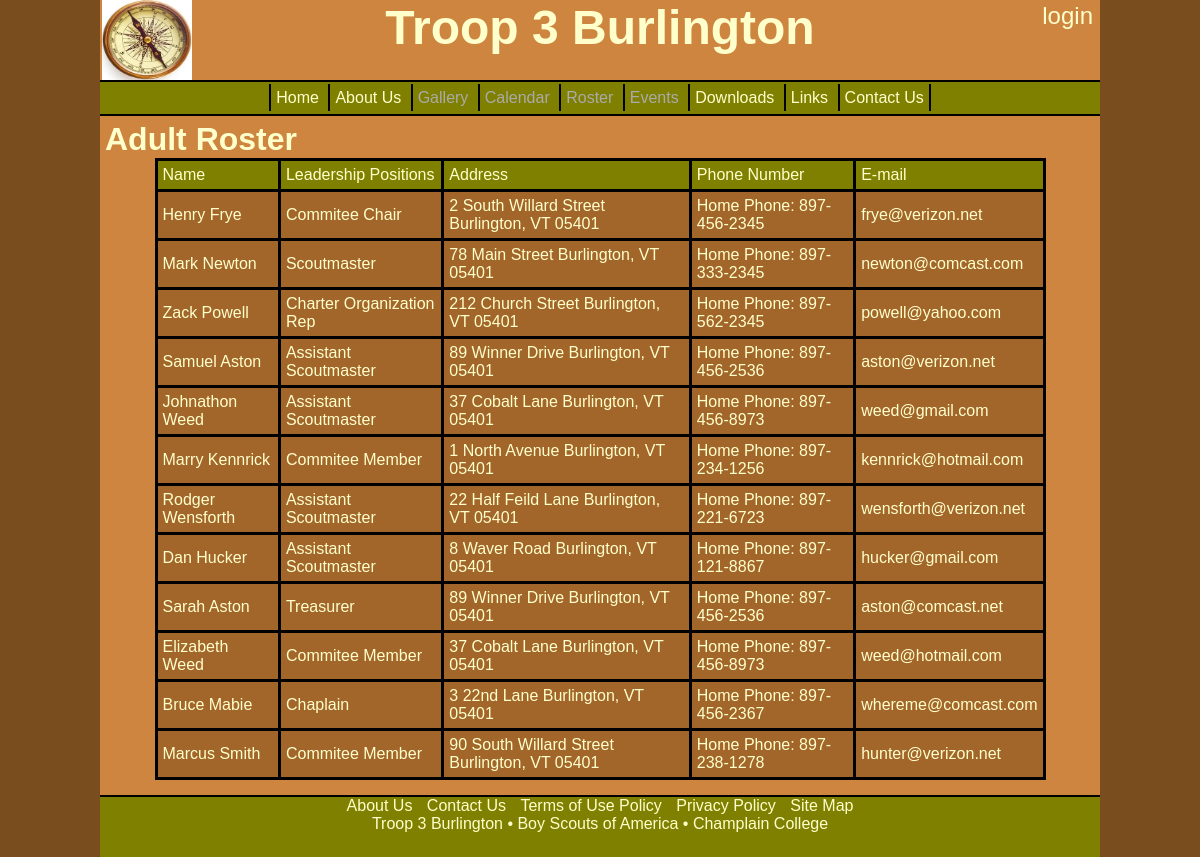
Screenshot of /php/roster_adult.php with the database file from the repository.
### tables this page shows
CREATE TABLE IF NOT EXISTS Patrol (
  patrol_id INT NOT NULL,
  pname VARCHAR(45) NOT NULL,
  PRIMARY KEY (patrol_id));

CREATE TABLE IF NOT EXISTS Scout (
  sid INT NOT NULL,
  sfn VARCHAR(45) NOT NULL,
  sln VARCHAR(45) NOT NULL,
  patrol_id INT NOT NULL,
  lead_id INT NOT NULL,
  rank_id INT NOT NULL,
  PRIMARY KEY (sid),
  CONSTRAINT fk_Scout_Patrol1
    FOREIGN KEY (patrol_id)
    REFERENCES Patrol (patrol_id)
    ON DELETE NO ACTION
    ON UPDATE NO ACTION,
  CONSTRAINT fk_Scout_LeadershipPosition1
    FOREIGN KEY (lead_id)
    REFERENCES LeadershipPosition (lead_id)
    ON DELETE NO ACTION
    ON UPDATE NO ACTION,
  CONSTRAINT fk_Scout_Rank1
    FOREIGN KEY (rank_id)
    REFERENCES Rank (rank_id)
    ON DELETE NO ACTION
    ON UPDATE NO ACTION);

CREATE TABLE IF NOT EXISTS LeadershipPosition (
  lead_id INT NOT NULL,
  lead_title VARCHAR(45) NOT NULL,
  PRIMARY KEY (lead_id));

CREATE TABLE IF NOT EXISTS scoutcontact (
    sid INT NOT NULL,
    cid INT NOT NULL,
    contact_val VARCHAR(45) NOT NULL,
    PRIMARY KEY (sid , cid),
    CONSTRAINT fk_scoutcontact_Scout1 FOREIGN KEY (sid)
        REFERENCES Scout (sid)
        ON DELETE NO ACTION ON UPDATE NO ACTION,
    CONSTRAINT fk_scoutcontact_contact1 FOREIGN KEY (cid)
        REFERENCES contact (cid)
        ON DELETE NO ACTION ON UPDATE NO ACTION
);

CREATE TABLE IF NOT EXISTS contact (
  cid INT NOT NULL,
  con_descript VARCHAR(45) NOT NULL,
  PRIMARY KEY (cid));

### php/roster_adult.php (the view, shortened to what this page needs)
<?php
include("../include/header_3.inc");
include("../include/header_2.inc");
include("../include/banner_2.inc");
include("../include/navbar_2.inc");
echo "
<div id='main'>
<h1 style='width:50%; float:left;'>Adult Roster</h1>";
echo "
<div id='table_holder'>";
$conn = new mysqli("localhost", "root", "root", "rosterdb");
if ($conn->connect_error) {
	echo "Error connecting to database.";
}
else
{
	$sql0 = "SELECT Patrol.patrol_id, pname FROM Patrol, Scout WHERE Patrol.patrol_id = Scout.patrol_id GROUP BY patrol_id ORDER BY patrol_id;";
	$result0 = $conn->query($sql0);
	if ($result0->num_rows > 0) {
		while($row0 = $result0->fetch_assoc()) {
			if ($row0["patrol_id"] == 2)
			{
				echo "
				<table border='2' class='table'>
					<thead>
						<tr>
							<td>Name</td>
							<td>Leadership Positions</td>
							<td>Address</td>
							<td>Phone Number</td>
							<td>E-mail</td>
						</tr>
					</thead>
					<tbody>";
				$sql = "SELECT Patrol.patrol_id, Scout.sid, concat(sfn, ' ', sln) as name, concat(street, ' ', city, ', ', state, ' ', zip) as address, lead_title FROM Scout, Address, LeadershipPosition, Patrol WHERE Scout.sid = Address.sid and Scout.patrol_id = Patrol.patrol_id and Scout.lead_id = LeadershipPosition.lead_id ORDER BY patrol_id;";
				$result = $conn->query($sql);
				if ($result->num_rows > 0) {
					while($row = $result->fetch_assoc()) {
						if ($row0["patrol_id"] == $row["patrol_id"]){
							echo "
							<tr>
								<td>".$row["name"]."</td>
								<td>".$row["lead_title"]."</td>
								<td>".$row["address"]."</td>
								<td>";
							$sql2 = "SELECT sid, contact.cid, contact_val, con_descript FROM scoutcontact, contact WHERE contact.cid = scoutcontact.cid and (scoutcontact.cid = 111 or scoutcontact.cid = 222);";
							$result2 = $conn->query($sql2);
							if ($result2->num_rows > 0) {
								while($row2 = $result2->fetch_assoc()) {
									if ($row["sid"] == $row2["sid"])
									{
										echo $row2["con_descript"].": ".$row2["contact_val"]."<br />";
									}
								}
							}
							else
							{
								echo "No phone numbers for this scout.";
							}
							echo "</td><td>";
							$sql2 = "SELECT sid, cid, contact_val FROM scoutcontact WHERE scoutcontact.cid = 333;";
							$result2 = $conn->query($sql2);
							if ($result2->num_rows > 0) {
								while($row2 = $result2->fetch_assoc()) {
									if ($row2["sid"] == $row["sid"])
									{
										echo $row2["contact_val"]."<br />";
									}
								}
							}
							else
							{
								echo "No e-mails for this scout.";
							}
							echo "</td>
							</tr>";
						}
					}
				} else {
					echo "<tr><td colspan='6'>There are no scouts at this time.</td><tr>";
				}
				echo "
				</tbody>
				</table>";
			}
		}
	}
}
echo "</div>
</div>";
include("../include/footer_2.inc");
?>

### include/header_3.inc (shortened to what this page needs)
<!DOCTYPE html>
<html>
<head>
	<link rel='stylesheet' type='text/css' href='../common/styles.css' />

### include/header_2.inc
</head>
<body>
	<div id='wrapper'>

### include/banner_2.inc
<div id='banner'>
	<img id="compass" src="../images/compass.jpeg" alt="compass image" />
	<h1>Troop 3 Burlington</h1>
	<div id="login">
		<?php
			$username = "username";
        	if(!isset($_COOKIE[$username]))
			{
				echo "<a href='login.php'>login</a>";
			}
			else
			{
				echo "<a href='account.php'>" . $_COOKIE[$username] . "</a> /
				<a href='logout.php'>logout</a>";
			}
		?>
	</div>
</div>

### include/navbar_2.inc (shortened to what this page needs)
<?php
echo "
<div id='navbar'>
	<a href='#' id='mobile_head' onclick='displayMenu(\"mobile_nav\");'>$page_name</a>
	<div id='mobile_nav'>
		<a href='../index.php'>Home</a>
		<a href='about.php'>About Us</a>";
if (!isset($_COOKIE['username']))
{
	echo "
	<div class='not_link'>Gallery</div>
	<div class='not_link'>Calendar</div>
	<div class='not_link'>Roster</div>
	<div class='not_link'>Events</div>
	";
}
echo "
		<a href='downloads.php'>Downloads</a>
		<a href='links.php'>Links</a>
		<a id='tail_link' href='contact.php'>Contact Us</a>
	</div>
</div>
";
?>

### include/footer_2.inc
<div id="footer">
	<div id="footer_nav">
		<a href="about.php">About Us</a>
		<a href="contact.php">Contact Us</a>
		<a href="#">Terms of Use Policy</a>
		<a href="#">Privacy Policy</a>
		<a href="#">Site Map</a>
	</div>
	<div id="closing">
		Troop 3 Burlington &bull; Boy Scouts of America &bull; Champlain College
	</div>
</div>
</div>
</body>
</html>

### common/styles.css (style rules this page uses)
@media screen and (min-width: 1000px) { html, body { font-family: arial; font-size: 12pt; width: 100%; height: 100%; margin: 0px; color: #000000; background-color: #7a4d1f; } }
@media screen and (min-width: 1000px) { h1 { margin-top: 0px; margin-bottom: 0px; } }
@media screen and (min-width: 1000px) { #wrapper { position: relative; margin: auto; width: 1000px; height: 100%; background-color: #CD853F; color: #ffffcc; } }
@media screen and (min-width: 1000px) { #banner { font-size: 150%; text-align: center; min-height: 80px; } }
@media screen and (min-width: 1000px) { #compass { position: absolute; left: 2px; top: 0%; height: 80px; width: 90px; } }
@media screen and (min-width: 1000px) { #login { position: absolute; right: 2px; top: 0%; } }
@media screen and (min-width: 1000px) { #login a:link, #login a:visited { text-decoration: none; color: #ffffcc; vertical-align: middle; padding: 5px; } }
@media screen and (min-width: 1000px) { #mobile_nav { display: inline; } }
@media screen and (min-width: 1000px) { #navbar { border-top: solid #000000 2px; border-bottom: solid #000000 2px; width: 100%; height: 2em; background-color: #808000; text-align: center; } }
@media screen and (min-width: 1000px) { #navbar a:link, #navbar a:visited { text-decoration: none; display: inline; color: #ffffcc; vertical-align:middle; border-left: solid #000000 2px; line-height: 2em; padding: 5px; } }
@media screen and (min-width: 1000px) { #tail_link { border-right: solid #000000 2px; } }
@media screen and (min-width: 1000px) { .not_link { text-decoration: none; display: inline; color: #aaaaaa; vertical-align:middle; border-left: solid #000000 2px; line-height: 2em; padding: 5px; } }
@media screen and (min-width: 1000px) { #main { min-height: 75%; width: 99%; padding: 5px; background-color: #CD853F; } }
@media screen and (min-width: 1000px) { .table { border-collapse: collapse; width: 90%; border-color: #000000; border-style: solid; border-width: 3px; margin: auto; margin-bottom: 10px; background-color: #a2662a; } }
@media screen and (min-width: 1000px) { .table thead { background-color: #808000; } }
@media screen and (min-width: 1000px) { .table td { border-color: #000000; border-style: solid; border-width: 3px; padding: 5px; } }
@media screen and (min-width: 1000px) { #table_holder { margin-bottom: 10px; } }
@media screen and (min-width: 1000px) { #footer { height: 60px; width: 100%; background-color: #808000; border-top: solid #000000 2px; } }
@media screen and (min-width: 1000px) { #footer_nav, #closing { text-align: center; } }
@media screen and (min-width: 1000px) { #footer_nav a:link, #footer_nav a:visited { text-decoration: none; color:#ffffcc; padding: 5px; display: inline; } }

### rows the page displays
scout: name "Henry Frye", lead.lead_title "Commitee Chair", address "2 South Willard Street Burlington, VT 05401"
scoutcontact: cid.con_descript "Home Phone", contact_val "897-456-2345"
scoutcontact: contact_val "frye@verizon.net"
scout: name "Mark Newton", lead.lead_title "Scoutmaster", address "78 Main Street Burlington, VT 05401"
scoutcontact: cid.con_descript "Home Phone", contact_val "897-333-2345"
scoutcontact: contact_val "newton@comcast.com"
scout: name "Zack Powell", lead.lead_title "Charter Organization Rep", address "212 Church Street Burlington, VT 05401"
scoutcontact: cid.con_descript "Home Phone", contact_val "897-562-2345"
scoutcontact: contact_val "powell@yahoo.com"
scout: name "Samuel Aston", lead.lead_title "Assistant Scoutmaster", address "89 Winner Drive Burlington, VT 05401"
scoutcontact: cid.con_descript "Home Phone", contact_val "897-456-2536"
scoutcontact: contact_val "aston@verizon.net"
scout: name "Johnathon Weed", lead.lead_title "Assistant Scoutmaster", address "37 Cobalt Lane Burlington, VT 05401"
scoutcontact: cid.con_descript "Home Phone", contact_val "897-456-8973"
scoutcontact: contact_val "weed@gmail.com"
scout: name "Marry Kennrick", lead.lead_title "Commitee Member", address "1 North Avenue Burlington, VT 05401"
scoutcontact: cid.con_descript "Home Phone", contact_val "897-234-1256"
scoutcontact: contact_val "kennrick@hotmail.com"
scout: name "Rodger Wensforth", lead.lead_title "Assistant Scoutmaster", address "22 Half Feild Lane Burlington, VT 05401"
scoutcontact: cid.con_descript "Home Phone", contact_val "897-221-6723"
scoutcontact: contact_val "wensforth@verizon.net"
scout: name "Dan Hucker", lead.lead_title "Assistant Scoutmaster", address "8 Waver Road Burlington, VT 05401"
scoutcontact: cid.con_descript "Home Phone", contact_val "897-121-8867"
scoutcontact: contact_val "hucker@gmail.com"
scout: name "Sarah Aston", lead.lead_title "Treasurer", address "89 Winner Drive Burlington, VT 05401"
scoutcontact: cid.con_descript "Home Phone", contact_val "897-456-2536"
scoutcontact: contact_val "aston@comcast.net"
scout: name "Elizabeth Weed", lead.lead_title "Commitee Member", address "37 Cobalt Lane Burlington, VT 05401"
scoutcontact: cid.con_descript "Home Phone", contact_val "897-456-8973"
scoutcontact: contact_val "weed@hotmail.com"
scout: name "Bruce Mabie", lead.lead_title "Chaplain", address "3 22nd Lane Burlington, VT 05401"
scoutcontact: cid.con_descript "Home Phone", contact_val "897-456-2367"
scoutcontact: contact_val "whereme@comcast.com"
scout: name "Marcus Smith", lead.lead_title "Commitee Member", address "90 South Willard Street Burlington, VT 05401"
scoutcontact: cid.con_descript "Home Phone", contact_val "897-238-1278"
scoutcontact: contact_val "hunter@verizon.net"
